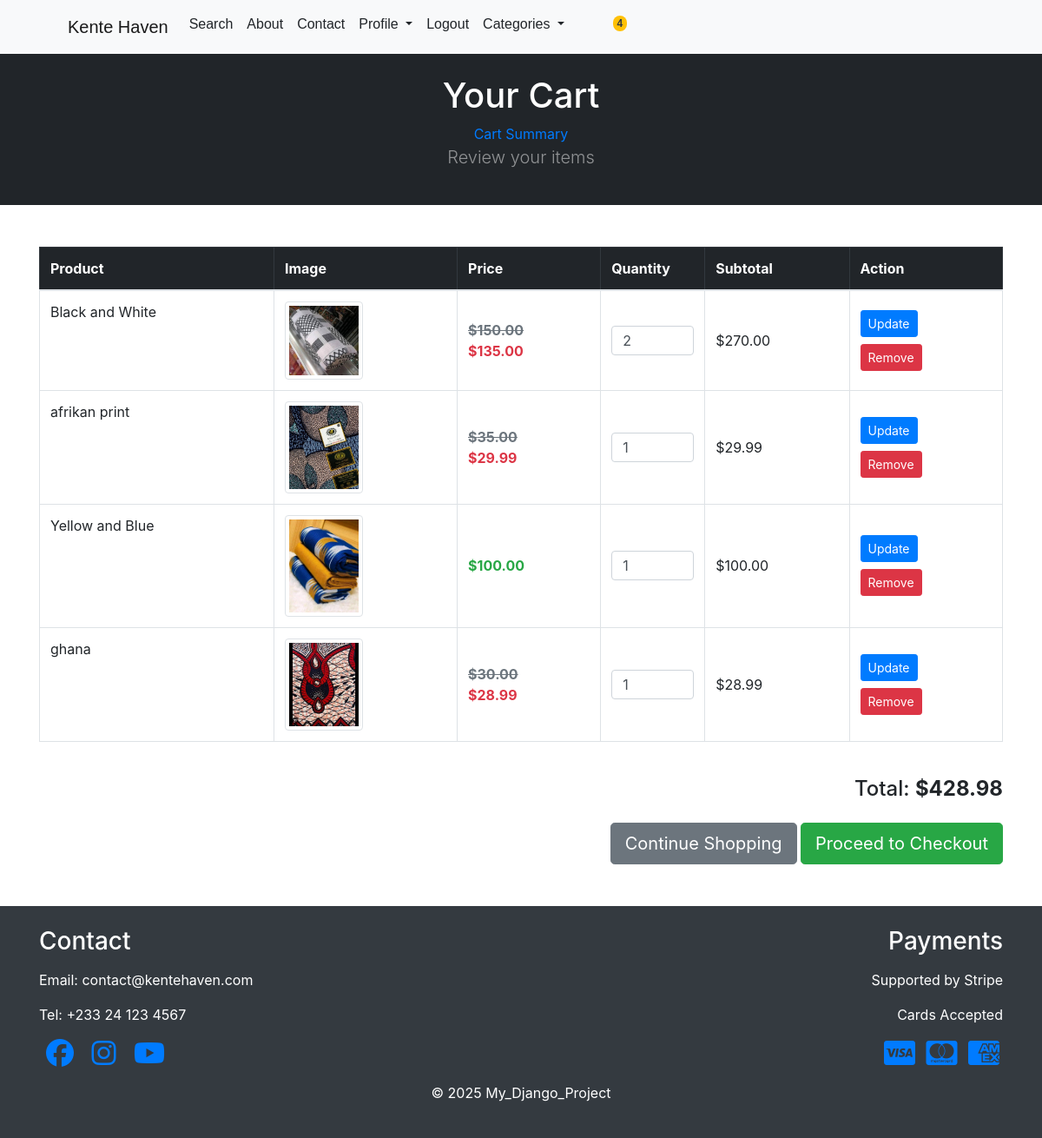
The app's page /cart/ (signed in) with its own data.
### products/models.py (models this page shows, shortened)
class Product(models.Model):
    name = models.CharField(max_length=100)
    category = models.ForeignKey(Category, on_delete=models.CASCADE, default=1)
    description = models.TextField(blank=True, max_length=250, default='', null=True)
    price = models.DecimalField(default=0, max_digits=10, decimal_places=2)
    image = models.ImageField(upload_to='uploads/products/', blank=True, null=True, default='images/red-kente.JPG')
    is_sale = models.BooleanField(default=False)
    sale_price = models.DecimalField(default=0, max_digits=10, decimal_places=2, null=True, blank=True)
    stock = models.PositiveIntegerField(default=0)
    @property
    def current_price(self):
        if self.is_sale and self.sale_price:
            return self.sale_price
        return self.price

### cart/views.py (the view)
# urls.py: path('', views.cart_summary, name="cart_summary"),
def cart_summary(request):
    cart = Cart(request)
    items = []
    for key, value in cart.cart.items():
        product_id = int(key)  # convert key from string to int
        product = get_object_or_404(Product, id=product_id)
        quantity = int(value.get("quantity", 1))
        price = float(product.current_price)
        subtotal = price * quantity
        items.append({
            "product": product,
            "quantity": quantity,
            "price": price,
            "subtotal": subtotal,
        })
    context = {
        "cart_items": items,
        "cart_total": cart.get_total(),
    }
    return render(request, "cart/cart_summary.html", context)

### cart/cart.py (called while the page is built)
    def get_total(self):
        total = 0
        for product_id, item in self.cart.items():
            try:
                product = Product.objects.get(id=product_id)
                price = float(product.current_price)
            except Product.DoesNotExist:
                price = float(item.get("price", 0))
            total += price * int(item.get("quantity", 1))
        return total

### cart/context_processors.py (called while the page is built)
def cart(request):
    return {'cart': Cart(request)}

### cart/templates/cart/cart_summary.html (shortened to what this page needs)
{% extends 'base.html' %}
{% load static %}
{% block content %}
<header class="bg-dark py-4">
    <div class="container">
        <div class="text-center text-white">
            <h1 class="fw-bolder">Your Cart</h1>
            <a href="{% url 'cart_summary' %}">Cart Summary</a>
            <p class="lead text-white-50">Review your items</p>
        </div>
    </div>
</header>
<div class="container my-5">
    {% if cart_items %}
        <div class="table-responsive">
            <table class="table table-bordered align-middle">
                <thead class="table-dark">
                    <tr>
                        <th>Product</th>
                        <th>Image</th>
                        <th>Price</th>
                        <th>Quantity</th>
                        <th>Subtotal</th>
                        <th>Action</th>
                    </tr>
                </thead>
                <tbody>
                    {% for item in cart_items %}
                    <tr>
                        <td class="align-right">{{ item.product.name }}</td>
                        <td>
                            <img src="{{ item.product.image.url }}"
                                 width="90" height="90"
                                 class="img-thumbnail">
                        </td>
                        <td class="align-middle">
                            {% if item.product.is_sale and item.product.sale_price %}
                                <span class="text-muted font-weight-bold">
                                    <s>${{ item.product.price|floatformat:2 }}</s>
                                </span>
                                <br>
                                <span class="text-danger font-weight-bold">
                                    ${{ item.price|floatformat:2 }}
                                </span>
                            {% else %}
                                <span class="text-success font-weight-bold">
                                    ${{ item.price|floatformat:2 }}
                                </span>
                            {% endif %}
                        </td>
                        <td class="align-middle" style="width:120px;">
                            <form action="{% url 'cart_update' %}" method="POST">
                                <input type="number"
                                       name="quantity"
                                       min="1"
                                       value="{{ item.quantity }}"
                                       class="form-control form-control-sm">
                        </td>
                        <td class="align-middle">
                            ${{ item.subtotal|floatformat:2 }}
                        </td>
                        <td class="align-middle">
                            <button class="btn btn-primary btn-sm mb-2">Update</button>
                            <form action="{% url 'cart_delete' %}" method="POST">
                                <button class="btn btn-danger btn-sm">Remove</button>
                            </form>
                        </td>
                    </tr>
                    {% endfor %}
                </tbody>
            </table>
        </div>
        <div class="text-right mt-4">
        <h4>Total: <strong>${{ cart_total|floatformat:2 }}</strong></h4>
        <a href="{% url 'home' %}" class="btn btn-secondary btn-lg mt-3">Continue Shopping</a>
        <a href="{% url 'payment:checkout' %}" class="btn btn-success btn-lg mt-3">Proceed to Checkout</a>
    </div>
    {% else %}
        <div class="text-center py-5">
            <h3>Your cart is empty</h3>
            <a href="{% url 'home' %}" class="btn btn-primary mt-4">Go Shopping</a>
        </div>
    {% endif %}
</div>
{% endblock %}

### static/css/styles.css (style rules this page uses)
html, body { height: 100%; }
body { color: #212529; background: #ffffff; }
header.bg-dark { background-color: #212529 !important; }
.form-control { display: block; width: 100%; max-width: 100%; padding: 0.375rem 0.75rem; font-size: 1rem; line-height: 1.5; color: #495057; background-color: #fff; background-clip: padding-box; border: 1px solid #ced4da; border-radius: 0.25rem; transition: border-color 0.15s ease-in-out, box-shadow 0.15s ease-in-out; box-sizing: border-box; }
.form-control { box-sizing: border-box; width: 100%; max-width: 100%; }

### records on screen
Product: product.name "Black and White", product.image (picture), product.price "150.00", price "135.00", quantity "2", subtotal "270.00"
Product: product.name "afrikan print", product.image (picture), product.price "35.00", price "29.99", quantity "1", subtotal "29.99"
Product: product.name "Yellow and Blue", product.image (picture), price "100.00", quantity "1", subtotal "100.00"
Product: product.name "ghana", product.image (picture), product.price "30.00", price "28.99", quantity "1", subtotal "28.99"

### other values on screen
{{ total_items }} "4"
{{ cart_total|floatformat:2 }} "428.98"
